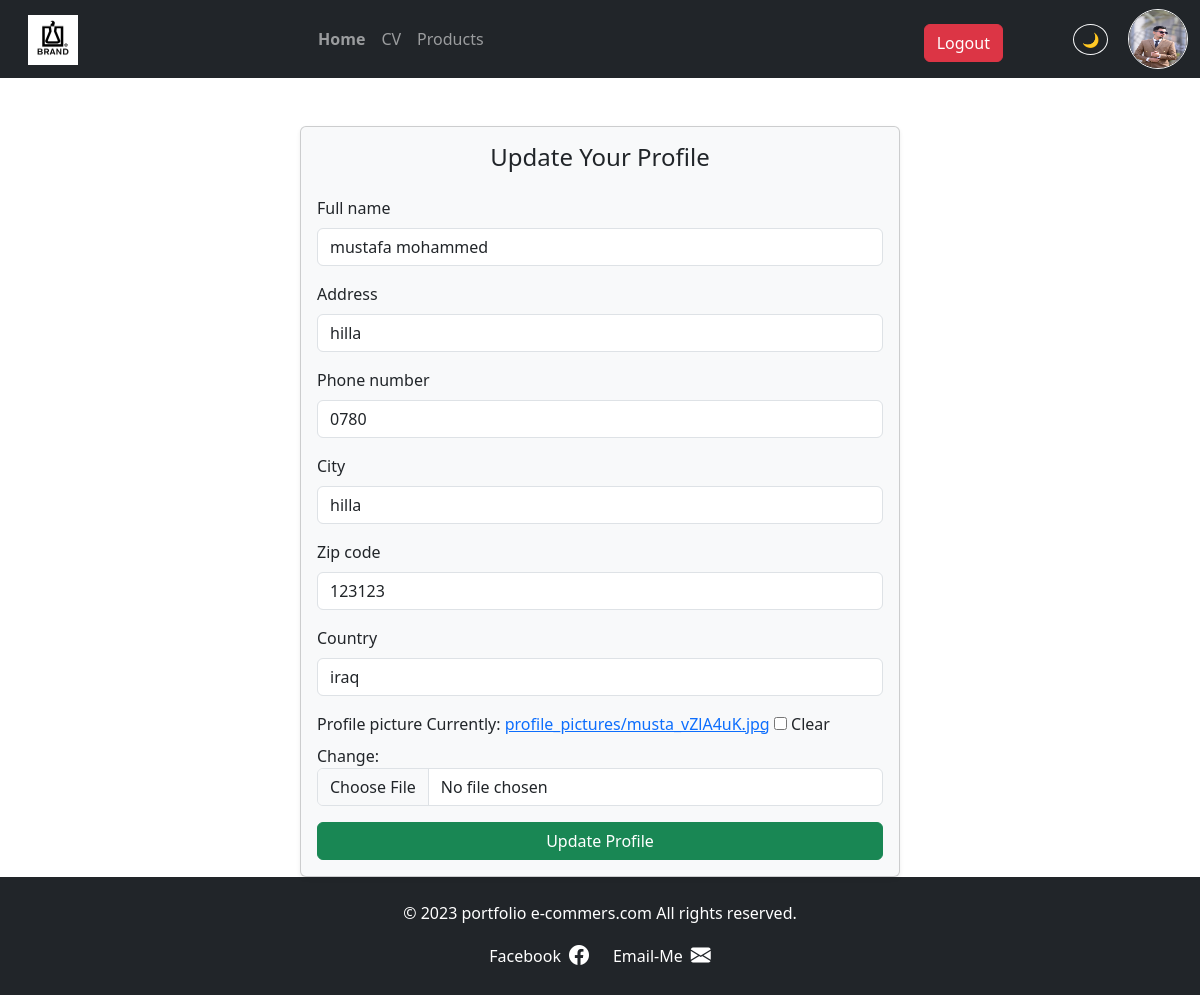
Page /profile/update-profile/ (signed in) on the committed database.
### userpage/models.py (models this page shows, shortened)
class Profile(models.Model):
    user = models.OneToOneField(User, on_delete=models.CASCADE)
    city = models.CharField(max_length=100, blank=True, null=True)
    country = models.CharField(max_length=100, blank=True, null=True)
    phone_number = models.CharField(max_length=15, blank=True, null=True)
    zip_code = models.CharField(max_length=10, blank=True, null=True)
    full_name = models.CharField(max_length=255, blank=True, null=True)
    address = models.TextField(max_length= 20 ,blank=True, null=True)
    profile_picture = models.ImageField(default='images/profilepic.png', upload_to='profile_pictures/', blank=True, null=True)

### userpage/views.py (the view)
# urls.py: path('update-profile/', update_profile, name='update_profile'), # URL pattern for updating the profile
@login_required
def update_profile(request):
    user_profile, created = Profile.objects.get_or_create(user=request.user)
    if request.method == 'POST':
        form = ProfileForm(request.POST, request.FILES, instance=user_profile)
        if form.is_valid():
            form.save()
            messages.success(request, 'Profile updated successfully!')
            return redirect('profile')
    else:
        form = ProfileForm(instance=user_profile)
    return render(request, 'update_profile.html', {'form': form})

### userpage/forms.py
class ProfileForm(forms.ModelForm):
    class Meta:
        model = Profile
        fields = [
            'full_name', 'address', 'phone_number',
            'city', 'zip_code', 'country', 'profile_picture'
        ]
        widgets = {
            'full_name': forms.TextInput(attrs={'class': 'form-control', 'placeholder': 'Full Name'}),
            'address': forms.Textarea(attrs={'class': 'form-control', 'rows': 1, 'placeholder': 'Address', 'style': 'resize:none;'}),
            'phone_number': forms.TextInput(attrs={'class': 'form-control', 'placeholder': 'Phone Number'}),
            'city': forms.TextInput(attrs={'class': 'form-control', 'placeholder': 'City'}),
            'zip_code': forms.TextInput(attrs={'class': 'form-control', 'placeholder': 'ZIP Code'}),
            'country': forms.TextInput(attrs={'class': 'form-control', 'placeholder': 'Country'}),
            'profile_picture': forms.ClearableFileInput(attrs={'class': 'form-control'}),
        }

### templates/update_profile.html (shortened to what this page needs)
{% extends 'base.html' %}
{% block content %}
<div class="container mt-5">
  <div class="card shadow-sm mx-auto" style="max-width: 600px;">
    <div class="card-body">
      <h4 class="card-title mb-4 text-center">Update Your Profile</h4>
      <form method="POST" enctype="multipart/form-data">
        {% for field in form %}
          <div class="mb-3">
            <label class="form-label">{{ field.label }}</label>
            {{ field }}
          </div>
        {% endfor %}
        <button type="submit" class="btn btn-success w-100">Update Profile</button>
      </form>
    </div>
  </div>
</div>
{% endblock %}

### templates/base.html (shortened to what this page needs)
{% load static %}
<!DOCTYPE html>
<html lang="en">
<head>
    <link href="https://cdn.jsdelivr.net/npm/bootstrap@5.3.3/dist/css/bootstrap.min.css" rel="stylesheet">
    <link href="{% static 'css/homestyle.css' %}" rel="stylesheet">
    <link  href="{% static 'css/procard.css' %}" rel="stylesheet">
    <link  href="{% static 'css/darkmode.css' %}" rel="stylesheet">
    <link rel="stylesheet" href="https://cdn.jsdelivr.net/npm/bootstrap-icons@1.10.5/font/bootstrap-icons.css">
</head>
<body >
    {% block header %}
   <nav class="navbar navbar-expand-lg navbar-dark bg-dark animated-shadow">
  <div class="container-fluid">
    <a class="navbar-brand ms-3" href="{% url 'home' %}">
        <img src="{% static 'images/brand.png' %}" alt="brand logo" width="50" height="50" class="d-inline-block align-text-top">
    </a>
    <div class="collapse navbar-collapse" id="navbarNav">
      <ul class="navbar-nav mx-auto">
        <li class="nav-item">
          <a class="nav-link fw-bold fs-6" href="{% url 'home' %}">Home</a>
        </li>
        <li class="nav-item">
          <a class="nav-link" href="{% url 'cv' %}">CV</a>
        </li>
        <li class="nav-item">
          <a class="nav-link" href="{% url 'products' %}">Products</a>
        </li>
      </ul>
      <div class="d-flex align-items-center ms-auto">
         <div class="text-center mt-3">
  <a href="{% url 'logout' %}" class="d-flex btn btn-danger w-70" style="margin-right: 70px; margin-bottom: 8px;">Logout</a>
</div>
         <button id="theme-toggle" class="btn btn-sm btn-outline-secondary ms-auto rounded-circle border border-light" style="margin-right: 20px;">
    🌙
  </button>
   <a href="{% url 'profile' %}">
      {% if request.user.profile.profile_picture %}
        <img src="{{ request.user.profile.profile_picture.url }}" alt="Profile"
            width="60" height="60"
            class="rounded-circle border border-light">
      {% else %}
        <img src="{% static 'images/profilepic.png' %}" alt="Default Profile"
            width="60" height="60"
            class="rounded-circle border border-light">
      {% endif %}
    </a>
    </div>
  </div>
   </nav>
    {% endblock header %}
    {% block content %}
    {% endblock %}
   {% block footer %}
  <footer class="bg-dark text-white text-center py-4 mt-auto">
    <div class="container">
      <p class="mb-3">&copy; 2023 portfolio e-commers.com All rights reserved.</p>
      <div class="d-flex justify-content-center gap-4">
        <a href="https://facebook.com/mstfy.almarnz.703904" target="_blank" class="text-white text-decoration-none d-flex align-items-center gap-2">
          <span>Facebook</span><i class="bi bi-facebook fs-5"></i>
        </a>
        <a href="https://mail.google.com/mail/?view=cm&fs=1&to=mustafamafya1@gmail.com" target="_blank" class="text-white text-decoration-none d-flex align-items-center gap-2">
          <span>Email-Me</span><i class="bi bi-envelope-fill fs-5"></i>
        </a>
      </div>
    </div>
  </footer>
{% endblock footer %}
</body>
</html>

### static/css/procard.css (style rules this page uses)
.card-body { flex: 1; display: flex; flex-direction: column; justify-content: space-between; }

### static/css/darkmode.css (style rules this page uses)
:root { --bg-color: #ffffff; --text-color: #212529; --card-bg: #f8f9fa; --card-text: #212529; }
body { background-color: var(--bg-color); color: var(--text-color); transition: background-color 0.3s ease, color 0.3s ease; }
.card { background-color: var(--card-bg); color: var(--card-text); transition: background-color 0.3s ease, color 0.3s ease; }

### templates/base.html (style rules this page uses)
body { display: flex; flex-direction: column; min-height: 100vh; margin: 0; }
footer { background-color: #333; color: white; text-align: center; padding: 10px; }

### rows in the picture
Profile: form "mustafa mohammed" "hilla" "0780" "hilla" "123123" "iraq"

### other values in the picture
{{ field.label }} "Full name" "Address" "Phone number" "City" "Zip code" "Country" "Profile picture"
